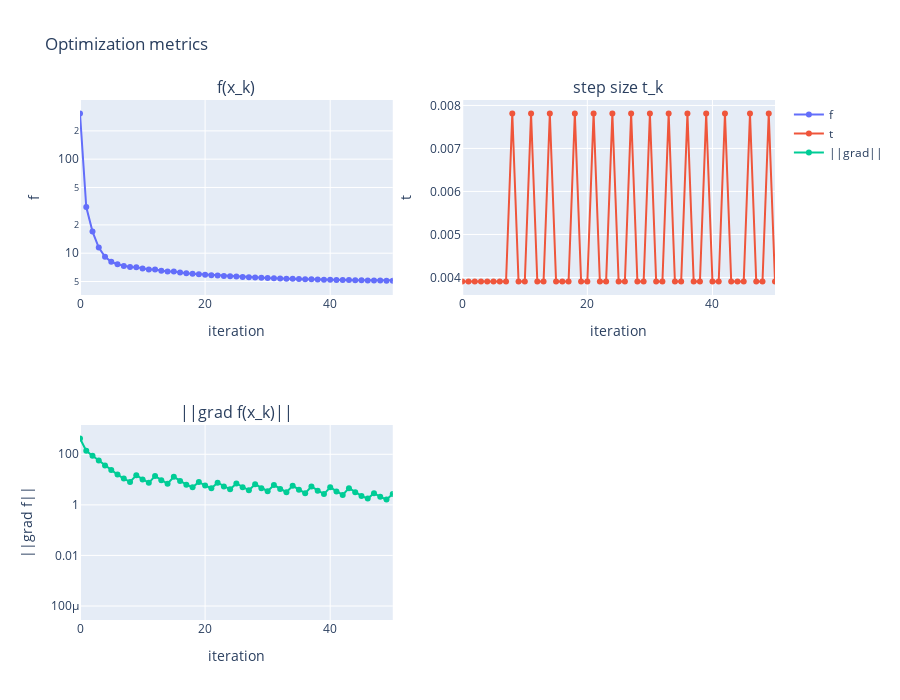

This figure's notebook cell:
### Markdown cell above
### Візуалізації для простого правила
Виводимо тривимірні візуалізації та метрики після першого запуску.

### Code cell
show_isosurface_with_path(f, history, grid_range=(-1.2, 1.2), vol_n=50)
plot_metrics(history, log_f=True, log_grad=True)
save_video_xyz(history, filename="opt_path_simple.mp4", fps=8)

### Figure 1 — Plotly figure (JSON) as saved in the notebook; plotly's stock layout.template omitted (floating-point values rounded to 4 significant figures; data arrays with more than 128 entries replaced by an {"elided": "..."} marker saying what was removed)
{"data": [{"mode": "lines+markers", "name": "f", "type": "scatter", "xaxis": "x", "y": {"elided": "320 float values"}, "yaxis": "y"}, {"mode": "lines+markers", "name": "t", "type": "scatter", "xaxis": "x2", "y": {"elided": "319 float values"}, "yaxis": "y2"}, {"mode": "lines+markers", "name": "||grad||", "type": "scatter", "xaxis": "x3", "y": {"elided": "320 float values"}, "yaxis": "y3"}], "layout": {"annotations": [{"font": {"size": 16}, "showarrow": false, "text": "f(x_k)", "x": 0.225, "xanchor": "center", "xref": "paper", "y": 1, "yanchor": "bottom", "yref": "paper"}, {"font": {"size": 16}, "showarrow": false, "text": "step size t_k", "x": 0.775, "xanchor": "center", "xref": "paper", "y": 1, "yanchor": "bottom", "yref": "paper"}, {"font": {"size": 16}, "showarrow": false, "text": "||grad f(x_k)||", "x": 0.225, "xanchor": "center", "xref": "paper", "y": 0.375, "yanchor": "bottom", "yref": "paper"}], "height": 700, "title": {"text": "Optimization metrics"}, "width": 900, "xaxis": {"anchor": "y", "domain": [0, 0.45], "range": [0, 50], "title": {"text": "iteration"}}, "xaxis2": {"anchor": "y2", "domain": [0.55, 1], "range": [0, 50], "title": {"text": "iteration"}}, "xaxis3": {"anchor": "y3", "domain": [0, 0.45], "range": [0, 50], "title": {"text": "iteration"}}, "yaxis": {"anchor": "x", "domain": [0.625, 1], "title": {"text": "f"}, "type": "log"}, "yaxis2": {"anchor": "x2", "domain": [0.625, 1], "title": {"text": "t"}}, "yaxis3": {"anchor": "x3", "domain": [0, 0.375], "title": {"text": "||grad f||"}, "type": "log"}}}
